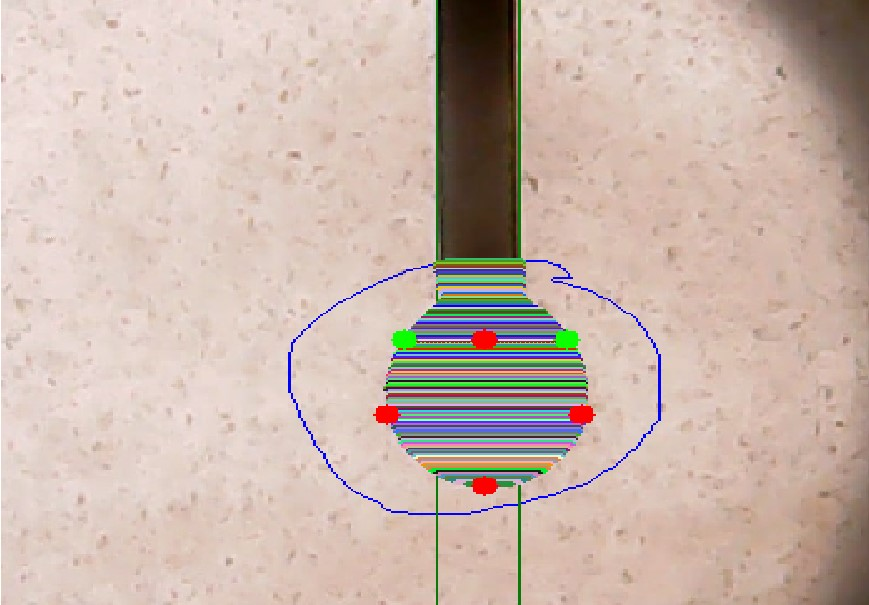
#> input picture sc1.jpg, 869 x 605 px, given in place of the camera
$ python test.py
#> lines starting #> are read from the running program, lines starting #| are printed output that depends on the picture; after the words box and inside, x2 and y2 are one past the last pixel; in counts of white or black regions, pixels touching at a corner belong together
import cv2
import numpy as np

# Initialize the camera capture
cap = cv2.VideoCapture(0)  # 0 represents the default camera

while True:
    # Capture a frame from the camera
    ret, frame = cap.read()
#> frame is the input picture: shape (605, 869, 3); mean B, G, R 173.3, 183.2, 202.7

    # Convert frame to grayscale for contour detection
    gray = cv2.cvtColor(frame, cv2.COLOR_BGR2GRAY)
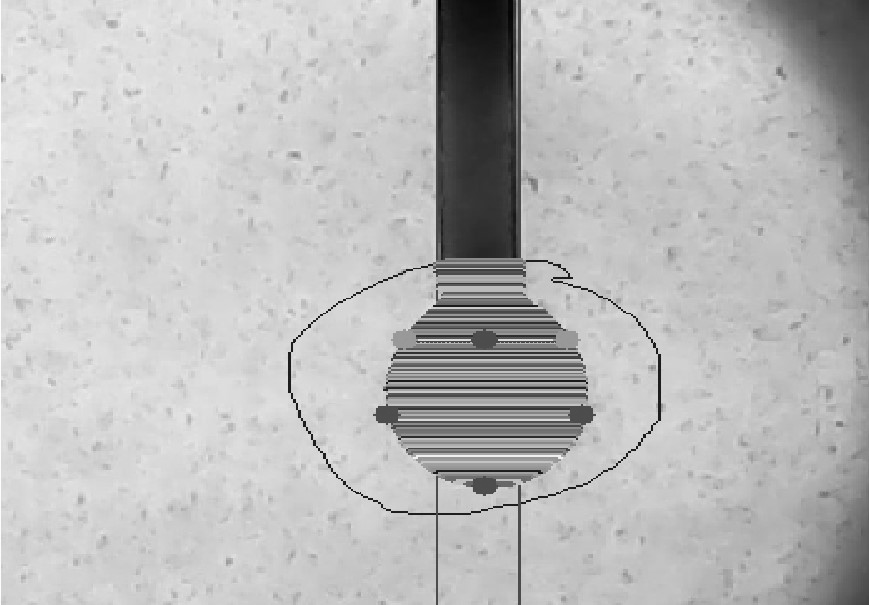
#> gray: shape (605, 869); min 0, max 254, mean 187.9
    _, thresh = cv2.threshold(gray, 128, 255, cv2.THRESH_BINARY)
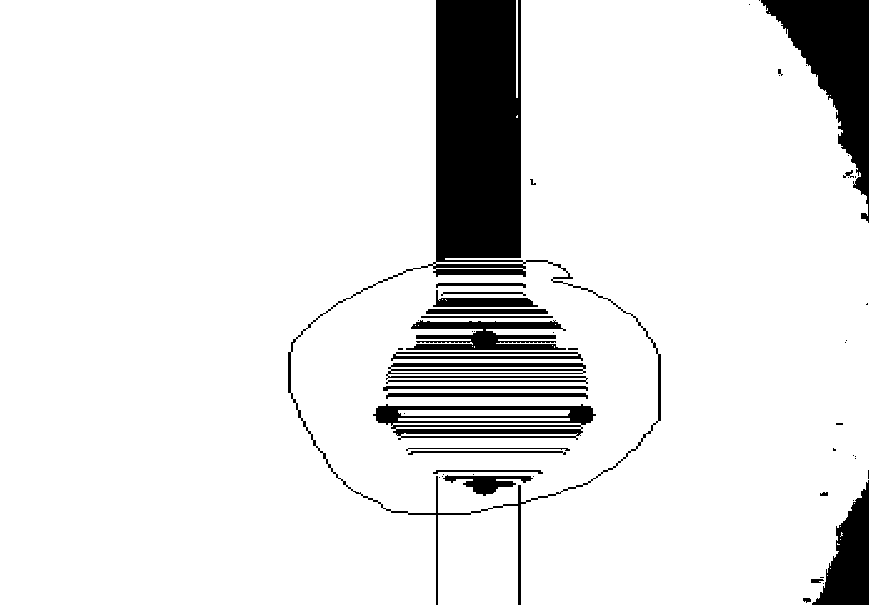
#> thresh: shape (605, 869); 89.8% white; 55 black regions (32 under 20 px), largest, box (x1, y1, x2, y2) and area: (288, 0, 661, 605) 25331, (761, 0, 869, 223) 9429, (373, 404, 596, 440) 3874
    invert = 255 - thresh
   #ماسک کردن دایره در تصویر جهت محاسبه دقیقتر
    masked_img = cv2.imread('canvas.png')
#> (the run stopped early here; a loop or call above may not have finished)

$ run again, on sc2.jpg
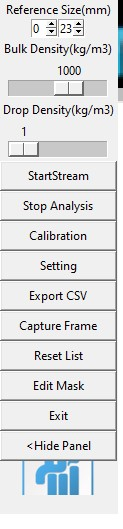
#> input picture sc2.jpg, 123 x 529 px, given in place of the camera
#> frame is the input picture: shape (529, 123, 3); mean B, G, R 224.1, 222.8, 221.2
#> `gray = cv2.cvtColor(frame, cv2.COLOR_BGR2GRAY)`:
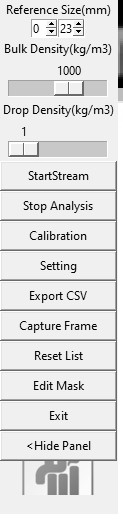
#> gray: shape (529, 123); min 0, max 255, mean 222.5
#> `_, thresh = cv2.threshold(gray, 128, 255, cv2.THRESH_BINARY)`:
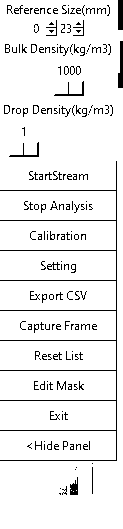
#> thresh: shape (529, 123); 93% white; black in thin lines or dots
#> invert: shape (529, 123); 7% white in thin lines or dots

$ run again, on sc3.jpg
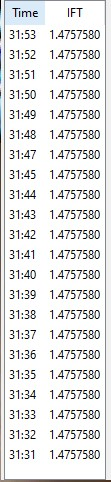
#> input picture sc3.jpg, 111 x 482 px, given in place of the camera
#> frame is the input picture: shape (482, 111, 3); mean B, G, R 227.5, 227.8, 227.4
#> `gray = cv2.cvtColor(frame, cv2.COLOR_BGR2GRAY)`:
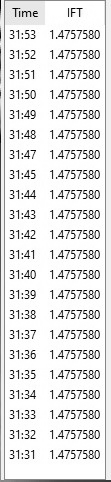
#> gray: shape (482, 111); min 0, max 255, mean 227.7
#> `_, thresh = cv2.threshold(gray, 128, 255, cv2.THRESH_BINARY)`:
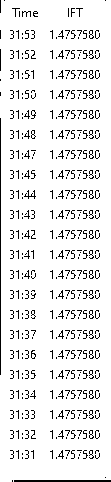
#> thresh: shape (482, 111); 91.2% white; black in thin lines or dots
#> invert: shape (482, 111); 8.8% white in thin lines or dots
